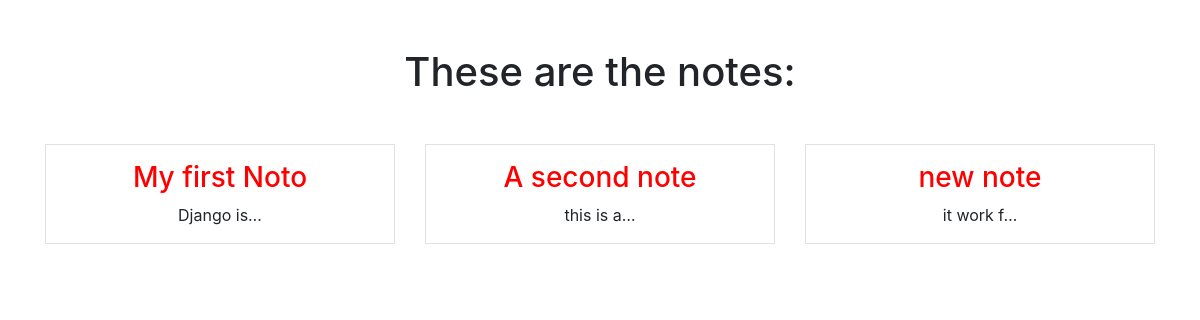
The app's page /smart/notes (signed in), older data.
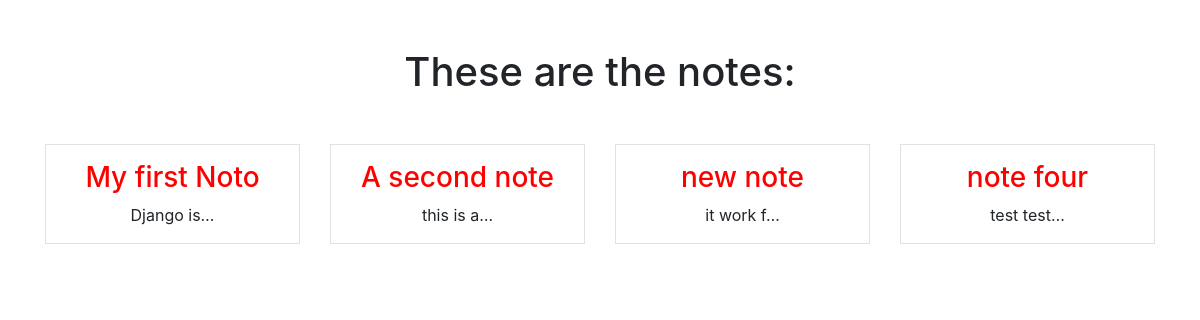
The same page, newer data.
### notes/models.py (models this page shows)
class Notes(models.Model):
    title = models.CharField(max_length=200)
    text = models.TextField()
    created = models.DateTimeField(auto_now_add=True)
    user = models.ForeignKey(User, on_delete=models.CASCADE, related_name="notes")

### notes/views.py (the view)
# urls.py: path('notes', views.NotesListView.as_view(), name="notes.list"),
class NotesListView(LoginRequiredMixin, ListView):
    model = Notes
    context_object_name = 'notes'
    template_name = 'notes/notes_list.html'
    login_url = "/admin"
    def get_queryset(self):
        return self.request.user.notes.all()

### notes/templates/notes/notes_list.html
{% extends "base.html" %}
{% block content %}
<h1 class="my-5">These are the notes:</h1>
<div class="row row-cols3 g-2">
    {% for note in notes %}
    <div class="col">
        <div class="p-3 border">
            <a href="{% url 'notes.detail' pk=note.id %}" class="text-dark text-decoration-none">
            <h3 class="note-li">{{note.title}}</h3>
            </a>
            {{note.text|truncatechars:10}}
        </div>
    </div>
    {% endfor %}
</div>
{% endblock %}

Row changes from the older to the newer data that the page shows:
added Notes: title "note four", text "test test…"
